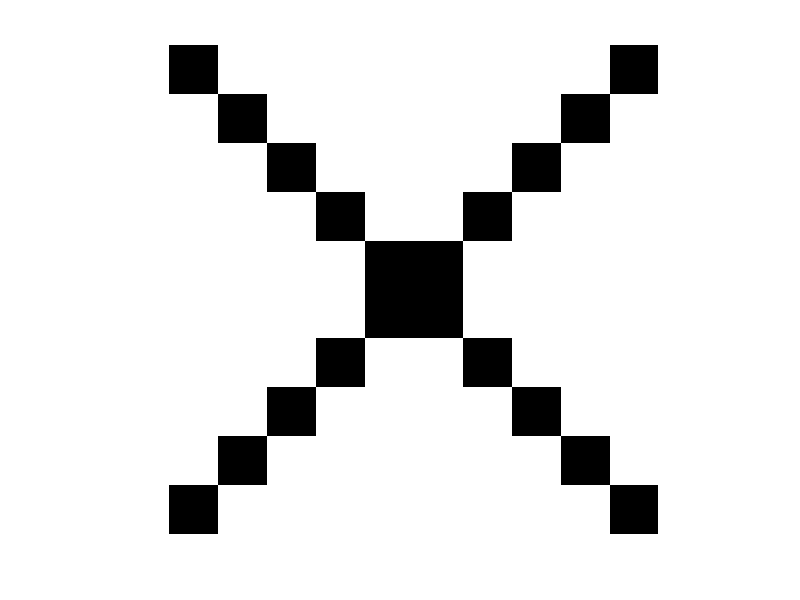
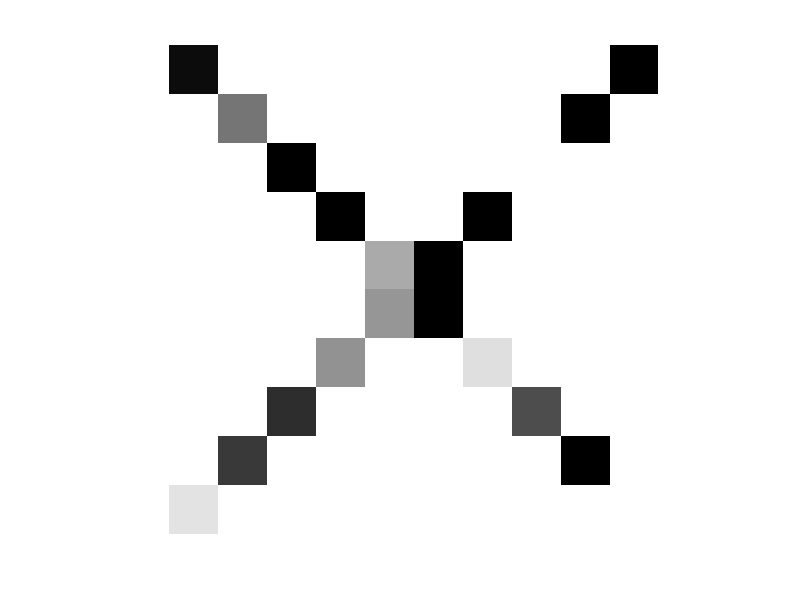

Here is the MATLAB script that generated these plots, in order: (Note: this script raises an error after producing the figures.)
clear all;
close all;
clc;

set(0,'DefaultAxesFontSize',16,'DefaultAxesFontName','Times Cyr'); 
set(0,'DefaultTextFontSize',16,'DefaultTextFontName','Times Cyr');

n = 10 * 10;    % amount of ODEs
p = 3;          % amount of patterns
Omega = 10;

% Integration length
d = 0.01;
T = 100;
Per = T/d;
tspan = 0:d:T;

%% IC for training
% initial conditions for cross
Xi1 = eye(sqrt(n), sqrt(n));
Xi1 = Xi1 + Xi1(1:sqrt(n),end:-1:1);
Xi1 = Xi1 * (-2);
Xi1 = Xi1 + 1;
IC1 = Xi1;
IC1 = pi * (IC1 + 1)./(2);
IC1_0 = reshape(IC1, [1,n]);
Xi1 = reshape(Xi1, [1,n]);

% initial conditions for zero
Xi2 = zeros(sqrt(n), sqrt(n)) - 1;
Xi2([1, 10], 5:6) = 1;
Xi2(5:6, [1, 10]) = 1;
v = [1 1 1 1];
D1 = diag(v, 5);
D1 = [[0; 0; 0; 0; 0; 0; 0; 0; 0], D1; [0 0 0 0 0 0 0 0 0 0]];
D2 = diag(v, -5);
D2 = [[0 0 0 0 0 0 0 0 0]; D2];
D2 = [D2, [0; 0; 0; 0; 0; 0; 0; 0; 0; 0]];
Xi2 = Xi2 + 2*D1 + 2*D2;
Xi2 = -1*(Xi2 + 2*D1(:, end:-1:1) + 2*D2(:, end:-1:1));
IC2 = Xi2;
IC2 = pi * (IC2 + 1)./(2);
IC2_0 = reshape(IC2, [1,n]);
Xi2 = reshape(Xi2, [1,n]);

% initial conditions for plus
Xi3 = zeros(sqrt(n), sqrt(n)) + 1;
Xi3(5, :) = -1;
Xi3(:, 5) = -1;
IC3 = Xi3;
IC3 = pi * (IC3 + 1)./(2);
IC3_0 = reshape(IC3, [1,n]);
Xi3 = reshape(Xi3, [1,n]);

%% Traiing (weights calculation)
Xi = cell(1, p);
Xi{1} = Xi1;
Xi{2} = Xi2;
Xi{3} = Xi3;
S = zeros(n, n);
for i = 1:n
    for j = 1:n
        summa = 0;
        for k = 1:p
            summa  = summa + Xi{k}(i) * Xi{k}(j);
        end
        S(i,j)=1/n*summa;
    end
end
% [ts_t,ys_t] = ode15s(@(t, y) my_sys(t,y,n,Omega,S), tspan,IC1_0);

%% Image recogniion
IC = IC1;
noised_IC = awgn(IC, 1);
im = IC./pi;
noised_im = noised_IC; % ./pi;
IC = reshape(noised_im, [1, n]);
imshow(im);
figure, imshow(noised_im)
[ts_cross,ys_cross] = ode15s(@(t, y) my_sys(t,y,n,Omega,S), tspan,IC);

IC = IC2;
noised_IC = awgn(IC, 2);
im = IC./pi;
noised_im = noised_IC; % ./pi;
IC = reshape(noised_im, [1, n]);
figure, imshow(im);
figure, imshow(noised_im)
[ts_zero,ys_zero] = ode15s(@(t, y) my_sys(t,y,n,Omega,S), tspan,IC);

IC = IC3;
noised_IC = awgn(IC, 1);
im = IC./pi;
noised_im = noised_IC; % ./pi;
IC = reshape(noised_im, [1, n]);
figure, imshow(im);
figure, imshow(noised_im)
[ts_plus,ys_plus] = ode15s(@(t, y) my_sys(t,y,n,Omega,S), tspan,IC);

%% Convertation of the ODE solver's output
% pix_t = zeros(size(ys_t));
pix_cross = zeros(size(ys_cross));
pix_zero = zeros(size(ys_zero));
pix_plus = zeros(size(ys_plus));
for i = 1:n
    for j = 1:n
        pix_cross(:, i) = sin(ys_cross(:, i)).* sin(ys_cross(:, j));
        pix_zero(:, i) = sin(ys_zero(:, i)).* sin(ys_zero(:, j));
        pix_plus(:, i) = sin(ys_plus(:, i)).* sin(ys_plus(:, j));
    end
end

%% Images demonstration
% l = length(tspan); 
% for i = 1:round(l/10):l
%     im = reshape(pix_cross(i, :), [sqrt(n), sqrt(n)]);
%     figure, imshow(im)
% end
% for i = 1:round(l/10):l
%     im = reshape(pix_zero(i, :), [sqrt(n), sqrt(n)]);
%     figure, imshow(im)
% end
% for i = 1:round(l/10):l
%     im = reshape(pix_plus(i, :), [sqrt(n), sqrt(n)]);
%     figure, imshow(im)
% end

%% Probably, the best images (to be verified)
% [pks, locs] = findpeaks(sin(ys_zero(:, 1)));
% for l = 1:length(locs)
%     im = reshape(pix_zero(locs(end), :), [sqrt(n), sqrt(n)]);
%      figure, imshow(im)
% end

%% sin(theta) images
figure('Color', 'white')
 plot(ts_cross, sin(ys_cross(:,1)), 'b', 'linewidth', 1.5);
 hold on;
 plot(ts_cross, sin(ys_cross(:,2)), 'r', 'linewidth', 1.5);
 xlabel('Time (s)', 'interpreter', 'latex');
 ylabel('Recognized $\sin\theta$', 'interpreter', 'latex');
 title('Cross');
 legend('Neuron 1=1', 'Neuron 2=0');
 ylim([-2, 2]);
 xlim([0, 10]);
figure('Color', 'white')
 plot(ts_zero, sin(ys_zero(:,1)), 'b', 'linewidth', 1.5);
 hold on;
 plot(ts_zero, sin(ys_zero(:,4)), 'r', 'linewidth', 1.5);
 xlabel('Time (s)', 'interpreter', 'latex');
 ylabel('Recognized $\sin\theta$', 'interpreter', 'latex');
 title('Zero');
 legend('Neuron 1=0', 'Neuron 4=1');
 ylim([-2, 2]);
 xlim([0, 10]);
figure('Color', 'white')
 plot(ts_plus, sin(ys_plus(:,1)), 'b', 'linewidth', 1.5);
 hold on;
 plot(ts_plus, sin(ys_plus(:,5)), 'r', 'linewidth', 1.5);
 xlabel('Time (s)', 'interpreter', 'latex');
 ylabel('Recognized $\sin\theta$', 'interpreter', 'latex');
 title('Plus');
 legend('Neuron 1=0', 'Neuron 5=1');
 ylim([-2, 2]);
 xlim([0, 10]);
 
%% Phase images
% phi = ys - 10*ts;                          
% phi_t = ys_t - 10*ts_t;                       
% figure('Color', 'white')
%  plot(ts, phi(:,1), 'b', 'linewidth', 1.5);
%  hold on;
%  plot(ts, phi(:,2), 'r', 'linewidth', 1.5);
%  xlabel('Time (s)', 'interpreter', 'latex');
%  ylabel('Recognized $\varphi$', 'interpreter', 'latex');
%  legend('Neuron 1=0', 'Neuron 2=0');
%  ylim([-pi - 0.5, pi + 0.5]);
% figure('Color', 'white')
%  plot(ts_t, phi_t(:,1), 'b', 'linewidth', 1.5);
%  hold on;
%  plot(ts_t, phi_t(:,2), 'r', 'linewidth', 1.5);
%  xlabel('Time (s)', 'interpreter', 'latex');
%  ylabel('Trained $\varphi$', 'interpreter', 'latex');
%  legend('Neuron 1=1', 'Neuron 2=0');
%  ylim([-pi - 0.5, pi + 0.5]);
% figure('Color', 'white')
%  plot(ts, phi(:,1), 'b', 'linewidth', 1.5);
%  hold on;
%  plot(ts, phi(:,10), 'r', 'linewidth', 1.5);
%  xlabel('Time (s)', 'interpreter', 'latex');
%  ylabel('Recognized $\varphi$', 'interpreter', 'latex');
%  legend('Neuron 1=1', 'Neuron 2=1');
%  ylim([-pi - 0.5, pi + 0.5]);
% figure('Color', 'white')
%  plot(ts_t, phi_t(:,1), 'b', 'linewidth', 1.5);
%  hold on;
%  plot(ts_t, phi_t(:,10), 'r', 'linewidth', 1.5);
%  xlabel('Time (s)', 'interpreter', 'latex');
%  ylabel('Trained $\varphi$', 'interpreter', 'latex');
%  legend('Neuron 1=1', 'Neuron 2=1');
%  ylim([-pi - 0.5, pi + 0.5]);

%% Phase differences images
phi_cross = ys_cross - 10*ts_cross;
phi_zero = ys_zero - 10*ts_zero;
phi_plus = ys_plus - 10*ts_plus;
% phi_t = ys_t - 10*ts_t;
figure('Color', 'white')
 plot(ts_cross, abs(phi_cross(:,1) - phi_cross(:,2)), 'm', 'linewidth', 1.5);
 hold on;
 plot(ts_cross, abs(phi_cross(:,1) - phi_cross(:,10)), 'c', 'linewidth', 1.5);
 xlabel('Time (s)', 'interpreter', 'latex');
 ylabel('Recognized $\Delta\varphi$', 'interpreter', 'latex');
 title('Cross')
 legend('Neuron 1=1, neuron 2=0', 'Neuron 1=1, neuron 10=1');
 ylim([-pi - 0.5, pi + 0.5]);
figure('Color', 'white')
 plot(ts_zero, abs(phi_zero(:,1) - phi_zero(:,4)), 'b', 'linewidth', 1.5);
 hold on;
 plot(ts_cross, abs(phi_zero(:,1) - phi_zero(:,10)), 'c', 'linewidth', 1.5);
 xlabel('Time (s)', 'interpreter', 'latex');
 ylabel('Recognized $\Delta\varphi$', 'interpreter', 'latex');
 title('Zero')
 legend('Neuron 1=0, neuron 4=1', 'Neuron 1=0, neuron 10=0');
 ylim([-pi - 0.5, pi + 0.5]);
figure('Color', 'white')
 plot(ts_plus, abs(phi_plus(:,1) - phi_plus(:,5)), 'b', 'linewidth', 1.5);
 hold on;
 plot(ts_plus, abs(phi_plus(:,1) - phi_plus(:,10)), 'b', 'linewidth', 1.5);
 xlabel('Time (s)', 'interpreter', 'latex');
 ylabel('Recognized $\Delta\varphi$', 'interpreter', 'latex');
 title('Plus')
 legend('Neuron 1=0, neuron 5=1', 'Neuron 1=0, neuron 10=0');
 ylim([-pi - 0.5, pi + 0.5]);

%% Error estimation
% phi_cross = ys_cross - 10*ts_cross;
% phi_zero = ys_zero - 10*ts_zero;
% phi_plus = ys_cross - 10*ts_plus;
% dphi_cross_s = zeros(n,n);
% dphi_zero_s = zeros(n,n);
% dphi_plus_s = zeros(n,n);
% for i = 1:n
%     for j = 1:n
%         dphi_cross_s(i,j) = abs(phi_cross(end, i) - phi_cross(end, j));
%         dphi_zero_s(i,j) = abs(phi_zero(end, i) - phi_zero(end, j));
%         dphi_plus_s(i,j) = abs(phi_plus(end, i) - phi_plus(end, j));
%     end
% end
% dphi_cross = zeros(n,n);
% dphi_zero = zeros(n,n);
% dphi_plus = zeros(n,n);
% for i = 1:n
%     for j = 1:n
%         dphi_cross(i,j) = abs(IC1_0(i) - IC1_0(j));
%         dphi_zero(i,j) = abs(IC2_0(i) - IC2_0(j));
%         dphi_plus(i,j) = abs(IC3_0(i) - IC3_0(j));
%     end
% end
% dx_cross = dphi_cross - dphi_cross_s;
% dx_zero = dphi_zero - dphi_zero_s;
% dx_plus = dphi_plus - dphi_plus_s;
% RMSE_cross = sqrt(sum(dx_cross.^2, 'all') / n^2);
% RMSE_zero = sqrt(sum(dx_zero.^2, 'all') / n^2);
% RMSE_plus = sqrt(sum(dx_plus.^2, 'all') / n^2);
% disp(RMSE_cross);
% disp(RMSE_zero);
% disp(RMSE_plus);
